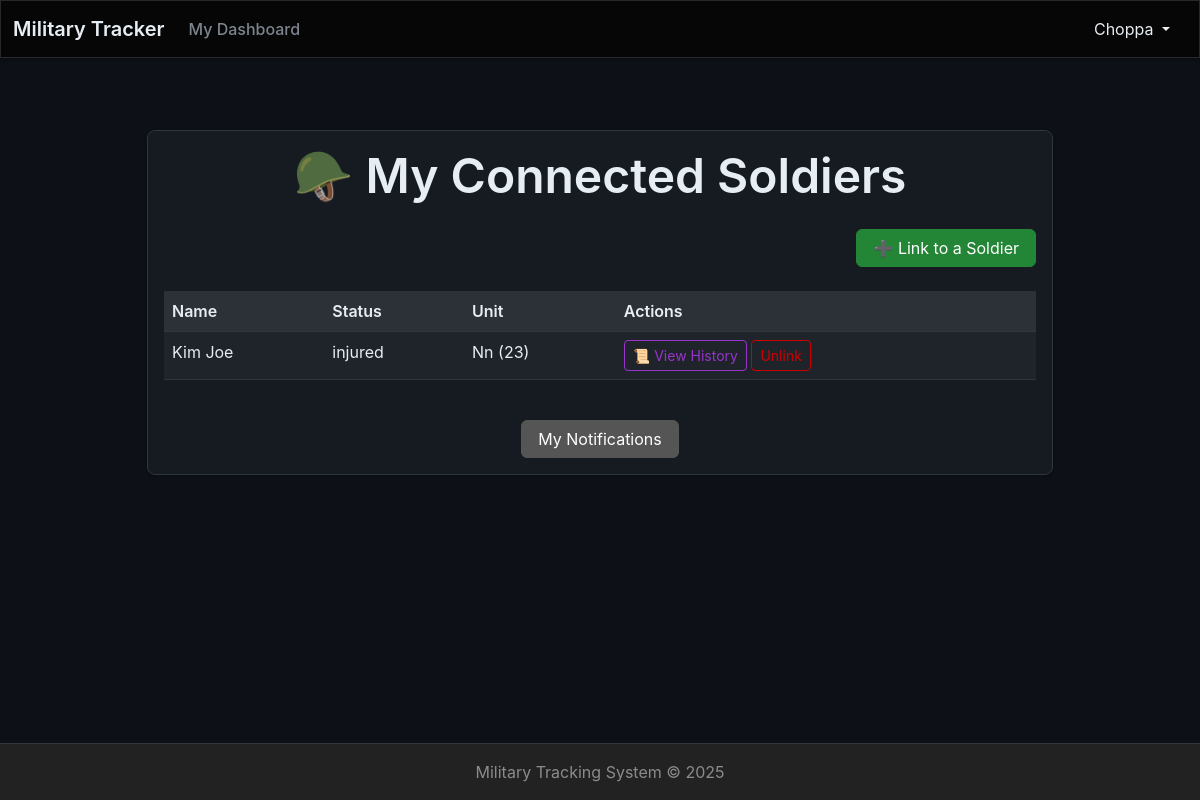
/family-dashboard/ (signed in), run on the app's committed database.
### accounts/models.py (models this page shows, shortened)
class CustomUser(AbstractUser):
    ROLE_CHOICES = [
        ('admin', 'Admin'),
        ('family', 'Family'),
    ]
    role = models.CharField(max_length=10, default='family')
    phone_number = models.CharField(max_length=15, blank=True)
    is_active = models.BooleanField(default=True)

### soldiers/models.py (models this page shows, shortened)
class FamilyMember(models.Model):
    soldier = models.ForeignKey(Soldier, on_delete=models.CASCADE)
    user = models.ForeignKey(CustomUser, on_delete=models.CASCADE, limit_choices_to={'role': 'family'})
    relationship = models.CharField(max_length=50)
    is_emergency_contact = models.BooleanField(default=False)
    can_receive_notifications = models.BooleanField(default=True)
    is_active = models.BooleanField(default=True)
    updated_at = models.DateTimeField(auto_now=True)

class Soldier(models.Model):
    SERVICE_STATUS_CHOICES = [
        ('active', 'Active'),
        ('on_leave', 'On Leave'),
        ('injured', 'Injured'),
        ('mia', 'Missing In Action'),
        ('discharged', 'Discharged'),
    ]
    service_id = models.CharField(max_length=20, unique=True)
    first_name = models.CharField(max_length=50)
    last_name = models.CharField(max_length=50)
    rank = models.CharField(max_length=30)
    date_of_birth = models.DateField()
    national_id = models.CharField(max_length=20, unique=True)
    phone_number = models.CharField(max_length=15)
    email = models.EmailField(blank=True)
    current_status = models.CharField(max_length=20, choices=SERVICE_STATUS_CHOICES, default='active')
    unit = models.ForeignKey(Unit, on_delete=models.SET_NULL, null=True)
    is_active = models.BooleanField(default=True)
    created_at = models.DateTimeField(auto_now_add=True)
    updated_at = models.DateTimeField(auto_now=True)
    def __init__(self, *args, **kwargs):
        super().__init__(*args, **kwargs)
        self._original_status = self.current_status

### units/models.py (models this page shows)
class Unit(models.Model):
    unit_name = models.CharField(max_length=100)
    unit_code = models.CharField(max_length=20, unique=True)
    base_location = models.CharField(max_length=100)
    commander_name = models.CharField(max_length=100)
    description = models.TextField(blank=True)
    is_active = models.BooleanField(default=True)
    created_at = models.DateTimeField(auto_now_add=True)
    updated_at = models.DateTimeField(auto_now=True)
    def __str__(self):
        return f"{self.unit_name} ({self.unit_code})"

### soldiers/views.py (the view)
# urls.py: path('family-dashboard/', family_dashboard, name='family_dashboard'),
@login_required
def family_dashboard(request):
    if request.user.role != 'family':
        return redirect('home')
    family_links = FamilyMember.objects.filter(user=request.user).select_related('soldier')
    linked_soldiers = [link.soldier for link in family_links]
    mission_data = {
        soldier.pk: SoldierMission.objects.filter(soldier=soldier).select_related('mission')
        for soldier in linked_soldiers
    }
    return render(request, 'view/family_dashboard.html', {
        'family_links': family_links,
        'soldiers': linked_soldiers,
        'mission_data': mission_data
    })

### soldiers/templates/view/family_dashboard.html (shortened to what this page needs)
{% extends 'base/base.html' %}
{% load static %}
{% block 'body' %}
<div class="container py-5">
  <div class="row justify-content-center">
    <div class="col-lg-10">
      <div class="card">
        <div class="card-body">
          <h2 class="mb-4 text-center">🪖 My Connected Soldiers</h2>
          <div class="mb-4 text-end">
            <a href="{% url 'link_to_soldier' %}" class="btn btn-success">➕ Link to a Soldier</a>
          </div>
          {% if family_links %}
            <div class="table-responsive">
              <table class="table table-striped">
                <thead>
                  <tr>
                    <th>Name</th>
                    <th>Status</th>
                    <th>Unit</th>
                    <th>Actions</th>
                  </tr>
                </thead>
                <tbody>
                  {% for link in family_links %}
                    <tr>
                      <td>{{ link.soldier.first_name }} {{ link.soldier.last_name }}</td>
                      <td>{{ link.soldier.current_status }}</td>
                      <td>{{ link.soldier.unit }}</td>
                      <td>
                        <a href="{% url 'soldier_status_history' link.soldier.pk %}" class="btn btn-sm btn-outline-info">📜 View History</a>
                        <a href="{% url 'unlink_soldier' link.pk %}" class="btn btn-sm btn-outline-danger">Unlink</a>
                      </td>
                    </tr>
                  {% endfor %}
                </tbody>
              </table>
            </div>
          {% else %}
            <p class="text-muted text-center">No connected soldiers.</p>
          {% endif %}
          <div class="mt-4 text-center">
            <a href="{% url 'notification_list' %}" class="btn btn-secondary">My Notifications</a>
          </div>
        </div>
      </div>
    </div>
  </div>
</div>
{% endblock %}

### main/templates/base/base.html (shortened to what this page needs)
{% load static %}
<!DOCTYPE html>
<html lang="en" class="h-100">
<head>
    <link href="{% static 'css/bootstrap.min.css' %}" rel="stylesheet">
    <link href="{% static 'css/style.css' %}" rel="stylesheet">
</head>
<body class="d-flex flex-column h-100">
    <nav class="navbar navbar-expand-lg navbar-dark bg-dark">
        <div class="container-fluid">
            <a class="navbar-brand" href="{% url 'home_page' %}">Military Tracker</a>
            <div class="collapse navbar-collapse" id="navbarNav">
                <ul class="navbar-nav me-auto mb-2 mb-lg-0">
                    {% if user.is_authenticated %}
                        {% if user.role == 'admin' or user.role == 'superuser' %}
                            <li class="nav-item"><a href="{% url 'soldier_home' %}" class="nav-link">Soldiers</a></li>
                            <li class="nav-item"><a href="{% url 'unit_home' %}" class="nav-link">Units</a></li>
                            <li class="nav-item"><a href="{% url 'mission_home' %}" class="nav-link">Missions</a></li>
                            <li class="nav-item"><a href="{% url 'notification_home' %}" class="nav-link">Notifications</a></li>
                        {% elif user.role == 'family' %}
                            <li class="nav-item"><a href="{% url 'family_dashboard' %}" class="nav-link">My Dashboard</a></li>
                        {% endif %}
                    {% endif %}
                </ul>
                <div class="d-flex">
                   {% if user.is_authenticated %}
                        <div class="dropdown show">
                            <button class="btn btn-transparent dropdown-toggle" type="button"  data-bs-toggle="dropdown" aria-expanded="false">
                                {{ user.username }}
                            </button>
                        </div>
                    {% else %}
                        <a href="{% url 'login' %}" class="btn btn-outline-light btn-sm me-2">Login</a>
                        <a href="{% url 'register' %}" class="btn btn-light btn-sm">Register</a>
                    {% endif %}
                </div>
            </div>
        </div>
    </nav>
    <div class="container mt-4">
        {% block 'body' %}
        {% endblock %}
    </div>
    <footer class="footer mt-auto py-3 bg-light">
        <div class="container text-center">
            <span class="text-muted">Military Tracking System &copy; {% now "Y" %}</span>
        </div>
    </footer>
</body>
</html>

### main/static/css/style.css (style rules this page uses)
:root { --bs-primary: #238636; --bs-secondary: #7d8590; --bs-success: #238636; --bs-info: #0969da; --bs-warning: #fb8500; --bs-danger: #da3633; --bs-light: #21262d; --bs-dark: #0d1117; --primary-bg: #0d1117; --secondary-bg: #161b22; --tertiary-bg: #21262d; --accent-bg: #30363d; --border-color: #30363d; --text-primary: #e6edf3; --text-secondary: #7d8590; --text-muted: #656d76; --accent-color: #238636; --accent-hover: #2ea043; --navbar-bg: #010409; --footer-bg: #0d1117; --card-bg: #161b22; --input-bg: #0d1117; --input-border: #30363d; --input-focus: #0969da; --shadow: rgba(0, 0, 0, 0.3); --bs-body-bg: #0d1117; --bs-body-color: #e6edf3; --bs-border-color: #30363d; --bs-link-color: #238636; --bs-link-hover-color: #2ea043; }
body { background-color: var(--primary-bg); color: var(--text-primary); font-family: -apple-system, BlinkMacSystemFont, 'Segoe UI', 'Noto Sans', Helvetica, Arial, sans-serif; overflow-x: hidden; }
.navbar-dark { background-color: var(--navbar-bg); border-bottom: 1px solid var(--border-color); box-shadow: 0 2px 4px var(--shadow); }
.navbar-brand { color: var(--text-primary); font-weight: 600; }
.navbar-dark .navbar-nav .nav-link { color: var(--text-secondary); font-weight: 500; transition: color 0.3s ease; }
.btn-success { background-color: var(--accent-color); border-color: var(--accent-color); }
.card { background-color: var(--card-bg); border-color: var(--border-color); border-radius: 8px; box-shadow: 0 1px 3px var(--shadow); transition: all 0.3s ease; }
.card-body { color: var(--text-primary); }
.table { --bs-table-bg: var(--secondary-bg); --bs-table-color: var(--text-primary); --bs-table-border-color: var(--border-color); }
.table th { background-color: var(--tertiary-bg); color: var(--text-primary); font-weight: 600; }
.table-striped > tbody > tr:nth-of-type(odd) > td { background-color: var(--tertiary-bg); }
.footer { background-color: var(--footer-bg); border-top: 1px solid var(--border-color); }
.footer .text-muted { color: var(--text-muted); }
a { color: var(--accent-color); transition: color 0.3s ease; }
h1, h2, h3, h4, h5, h6 { color: var(--text-primary); font-weight: 600; }
.btn, .form-control, .form-select, .navbar-nav .nav-link { transition: all 0.3s ease; }

### data on the page
CustomUser: username "Choppa"
FamilyMember: soldier.first_name "Kim", soldier.last_name "Joe", soldier.current_status "injured", soldier.unit "Nn (23)"
